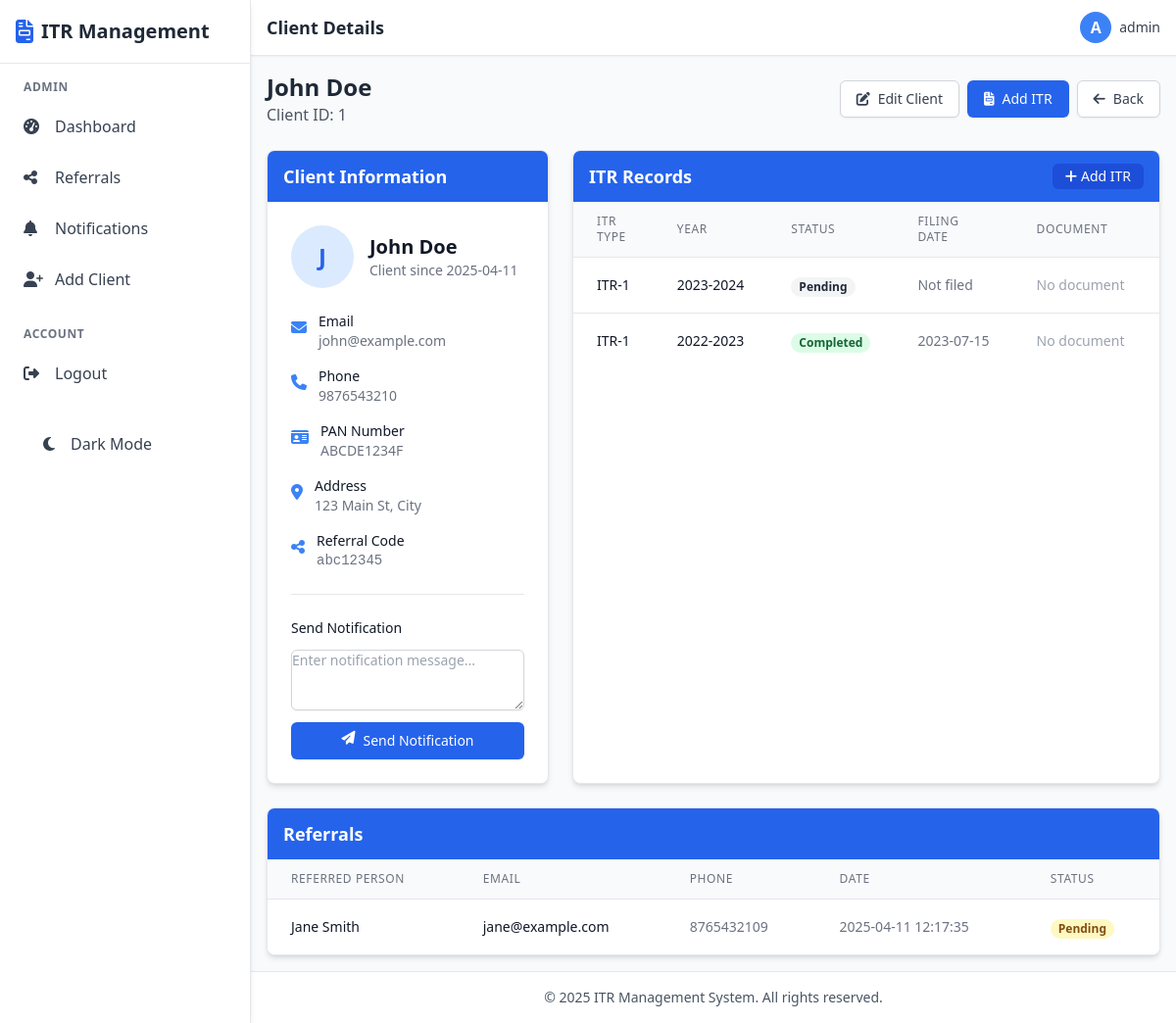
/admin/client/1 (signed in), run on an earlier commit of the app's database.
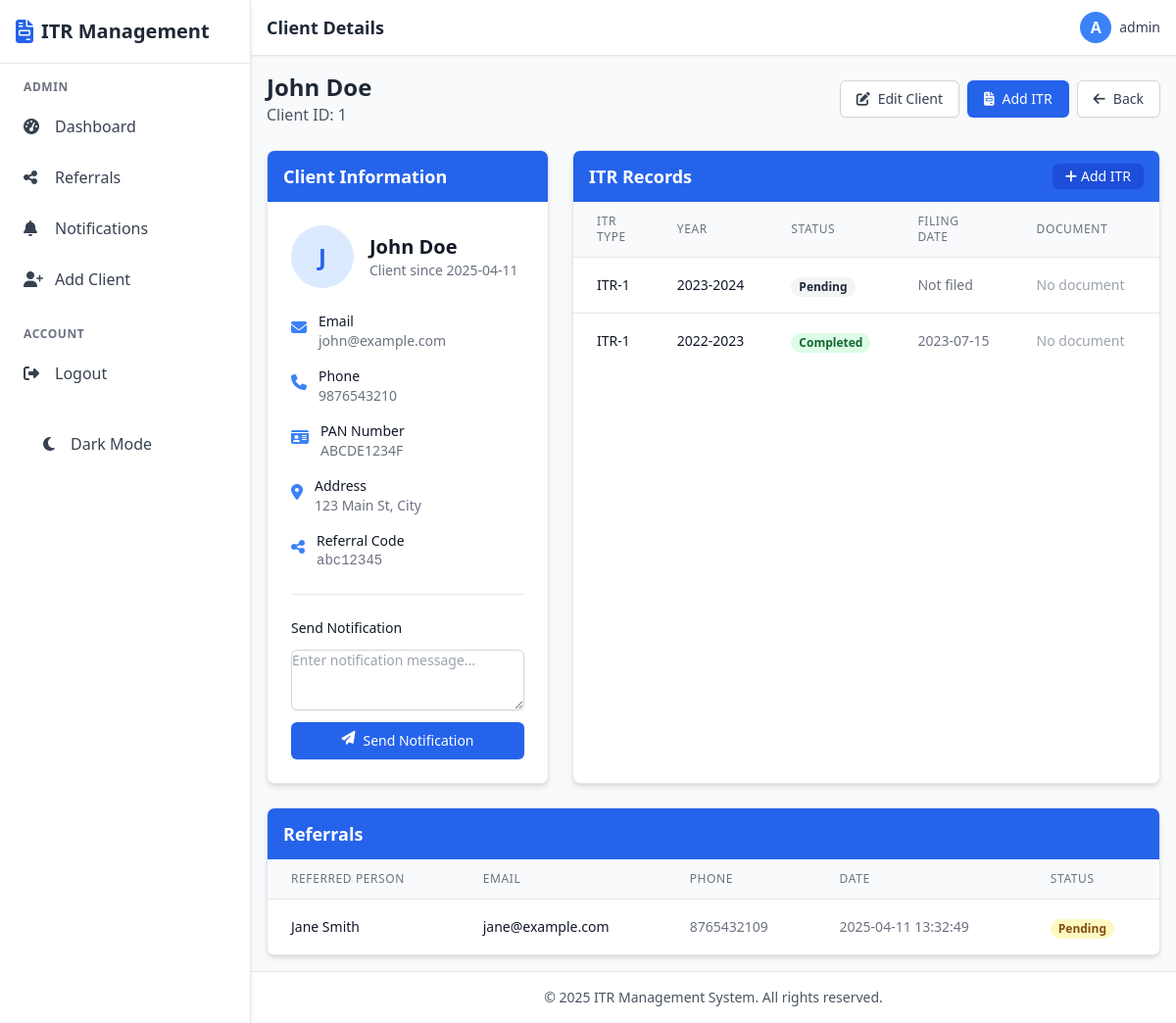
And on a later commit of the database.
### tables this page shows
CREATE TABLE referrals (
    id INTEGER PRIMARY KEY AUTOINCREMENT,
    client_id INTEGER NOT NULL,
    referred_name TEXT NOT NULL,
    referred_email TEXT NOT NULL,
    referred_phone TEXT,
    referred_client_id INTEGER,
    is_reviewed BOOLEAN NOT NULL DEFAULT 0,
    created_at TIMESTAMP DEFAULT CURRENT_TIMESTAMP,
    FOREIGN KEY (client_id) REFERENCES clients (id),
    FOREIGN KEY (referred_client_id) REFERENCES clients (id)
);

### app.py (the view)
@admin_bp.route('/client/<int:client_id>')
@admin_required
def client_details(client_id):
    client = query_db('SELECT * FROM clients WHERE id = ?', [client_id], one=True)
    if not client:
        flash('Client not found', 'error')
        return redirect(url_for('admin.dashboard'))
    itr_records = query_db('SELECT * FROM itr_records WHERE client_id = ? ORDER BY year DESC', [client_id])
    referrals = query_db(
        '''SELECT r.*, c.full_name as referred_name
           FROM referrals r
           LEFT JOIN clients c ON r.referred_client_id = c.id
           WHERE r.client_id = ?
           ORDER BY r.created_at DESC''',
        [client_id]
    )
    return render_template('admin/client_details.html',
                          client=client,
                          itr_records=itr_records,
                          referrals=referrals)

### app.py (called while the page is built)
def get_db():
    db = getattr(g, '_database', None)
    if db is None:
        db = g._database = sqlite3.connect(DATABASE)
        db.row_factory = sqlite3.Row
    return db

def query_db(query, args=(), one=False):
    if DEBUG:
        print(f"Executing query: {query} with args: {args}")
    try:
        cur = get_db().execute(query, args)
        rv = cur.fetchall()
        cur.close()
        return (rv[0] if rv else None) if one else rv
    except Exception as e:
        print(f"Database error: {e}")
        if DEBUG:
            import traceback
            traceback.print_exc()
        return None if one else []

def admin_required(f):
    @wraps(f)
    def decorated_function(*args, **kwargs):
        if 'user_id' not in session:
            flash('Please log in to access this page', 'error')
            return redirect(url_for('index'))
        if not session.get('is_admin', False):
            flash('You do not have permission to access this page', 'error')
            return redirect(url_for('index'))
        return f(*args, **kwargs)
    return decorated_function

@app.teardown_appcontext
def close_connection(exception):
    close_db(exception)

### templates/admin/client_details.html (shortened to what the changed rows need)
{% extends 'base.html' %}
{% block header_title %}Client Details{% endblock %}
{% block content %}
<div class="mb-6 flex justify-between items-center">
    <div>
        <h1 class="text-2xl font-bold text-gray-800">{{ client.full_name }}</h1>
    </div>
</div>
<div class="grid grid-cols-1 lg:grid-cols-3 gap-6">
    <div class="bg-white rounded-lg shadow-md border border-gray-200 overflow-hidden">
        <div class="bg-blue-600 px-4 py-3">
            <h2 class="text-lg font-semibold text-white">Client Information</h2>
        </div>
    </div>
    <div class="bg-white rounded-lg shadow-md border border-gray-200 overflow-hidden lg:col-span-2">
        <div class="bg-blue-600 px-4 py-3 flex justify-between items-center">
            <h2 class="text-lg font-semibold text-white">ITR Records</h2>
        </div>
        <div class="overflow-x-auto">
            <table class="min-w-full divide-y divide-gray-200">
                <thead class="bg-gray-50">
                    <tr>
                        <th scope="col" class="px-6 py-3 text-left text-xs font-medium text-gray-500 uppercase tracking-wider">ITR Type</th>
                        <th scope="col" class="px-6 py-3 text-left text-xs font-medium text-gray-500 uppercase tracking-wider">Year</th>
                        <th scope="col" class="px-6 py-3 text-left text-xs font-medium text-gray-500 uppercase tracking-wider">Status</th>
                        <th scope="col" class="px-6 py-3 text-left text-xs font-medium text-gray-500 uppercase tracking-wider">Filing Date</th>
                        <th scope="col" class="px-6 py-3 text-left text-xs font-medium text-gray-500 uppercase tracking-wider">Document</th>
                        <th scope="col" class="px-6 py-3 text-left text-xs font-medium text-gray-500 uppercase tracking-wider">Actions</th>
                    </tr>
                </thead>
            </table>
        </div>
    </div>
    <div class="bg-white rounded-lg shadow-md border border-gray-200 overflow-hidden lg:col-span-3">
        <div class="bg-blue-600 px-4 py-3">
            <h2 class="text-lg font-semibold text-white">Referrals</h2>
        </div>
        <div class="overflow-x-auto">
            <table class="min-w-full divide-y divide-gray-200">
                <thead class="bg-gray-50">
                    <tr>
                        <th scope="col" class="px-6 py-3 text-left text-xs font-medium text-gray-500 uppercase tracking-wider">Referred Person</th>
                        <th scope="col" class="px-6 py-3 text-left text-xs font-medium text-gray-500 uppercase tracking-wider">Email</th>
                        <th scope="col" class="px-6 py-3 text-left text-xs font-medium text-gray-500 uppercase tracking-wider">Phone</th>
                        <th scope="col" class="px-6 py-3 text-left text-xs font-medium text-gray-500 uppercase tracking-wider">Date</th>
                        <th scope="col" class="px-6 py-3 text-left text-xs font-medium text-gray-500 uppercase tracking-wider">Status</th>
                    </tr>
                </thead>
                <tbody class="bg-white divide-y divide-gray-200">
                    {% for referral in referrals %}
                    <tr>
                        <td class="px-6 py-4 whitespace-nowrap">
                            <div class="text-sm font-medium text-gray-900">{{ referral.referred_name }}</div>
                        </td>
                        <td class="px-6 py-4 whitespace-nowrap">
                            <div class="text-sm text-gray-900">{{ referral.referred_email }}</div>
                        </td>
                        <td class="px-6 py-4 whitespace-nowrap text-sm text-gray-500">
                            {{ referral.referred_phone }}
                        </td>
                        <td class="px-6 py-4 whitespace-nowrap text-sm text-gray-500">
                            {{ referral.created_at }}
                        </td>
                        <td class="px-6 py-4 whitespace-nowrap">
                            <span class="px-2 inline-flex text-xs leading-5 font-semibold rounded-full {% if referral.referred_client_id %}bg-green-100 text-green-800{% else %}bg-yellow-100 text-yellow-800{% endif %}">
                                {{ 'Registered' if referral.referred_client_id else 'Pending' }}
                            </span>
                        </td>
                    </tr>
                    {% else %}
                    <tr>
                        <td colspan="5" class="px-6 py-4 text-center text-sm text-gray-500">
                            No referrals found
                        </td>
                    </tr>
                    {% endfor %}
                </tbody>
            </table>
        </div>
    </div>
</div>
{% endblock %}

What changed in the data, as far as the page shows it:
changed referrals "Jane Smith": created_at "2025-04-11 12:17:35" → "2025-04-11 13:32:49"
